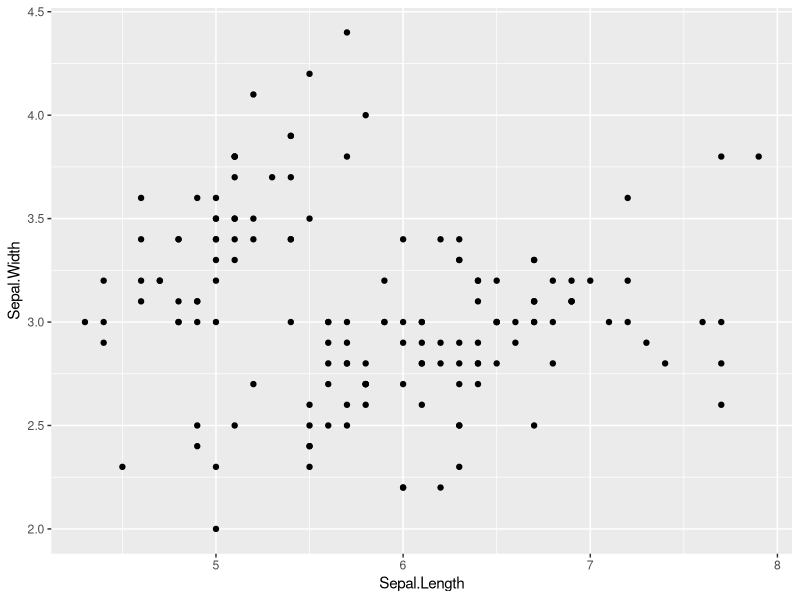
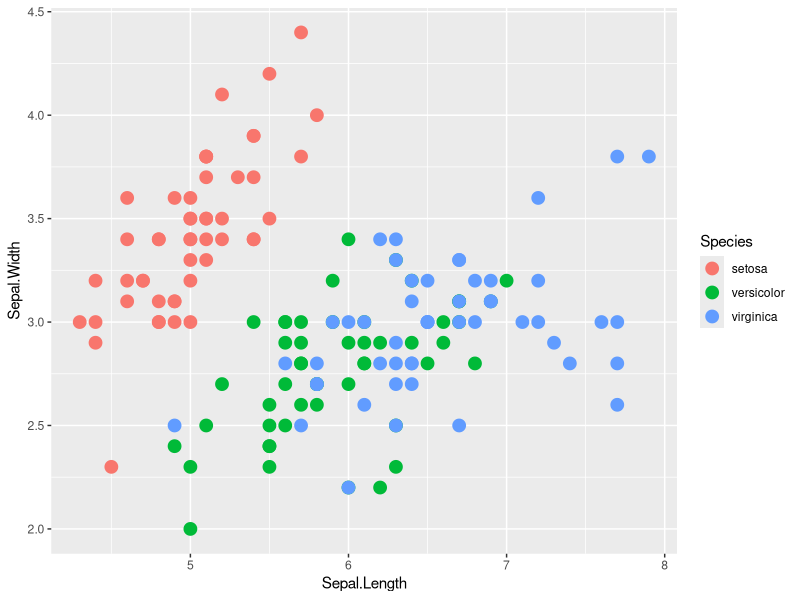
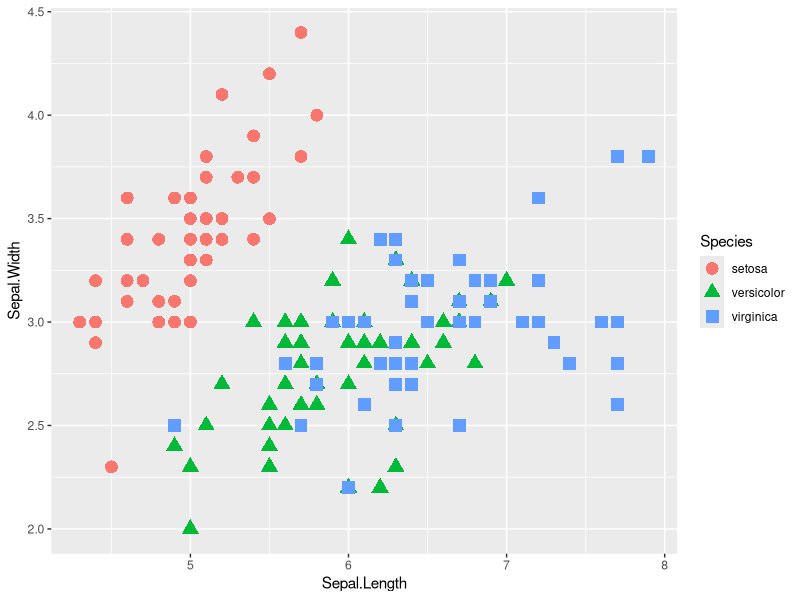
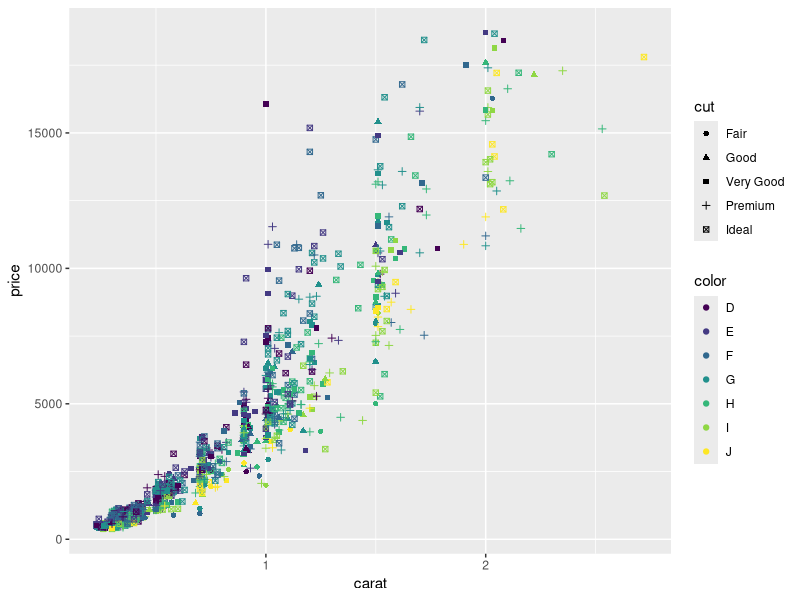
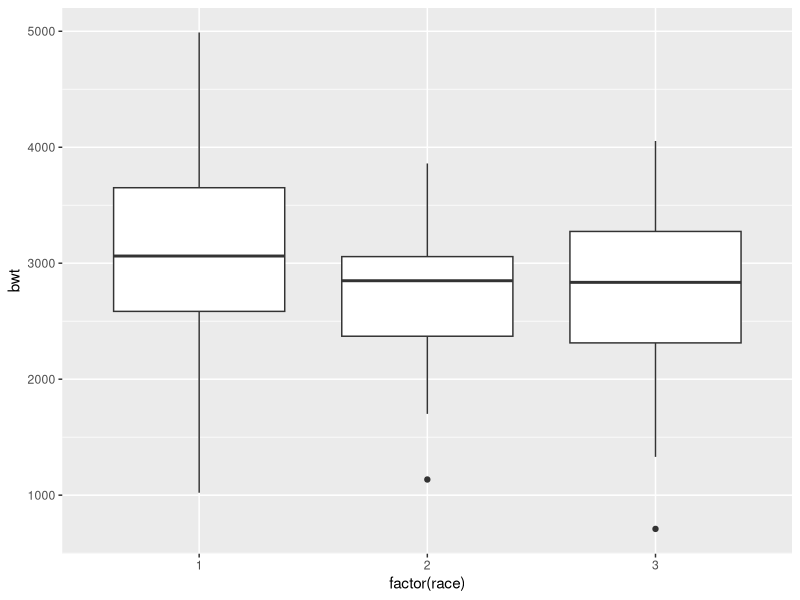

Source code (R) for these figures, in order:
#ggplot learning code
#Karan Nandwani karan@email.arizona.edu
#Feb 22, 2015

install.packages("ggplot2",dependencies = TRUE)
install.packages("plyr")
install.packages("ggthemes")
install.packages("reshape2")

head(iris) #iris is an inbuild default dataset
library("ggplot2") #not only do we need to install but load libraries
library("plyr")
library("ggthemes")
library("reshape2")
#ggplot needs a data vaiable
myplot <- ggplot(data=iris, aes(x= Sepal.Length, y = Sepal.Width)) + geom_point()
summary (myplot) #aes is aesthetics
myplot #since we stored the stuff in this variable, running this line will generate the plot
myiris <- iris #doing this brings iris into env tab on the right so that
#(cont.) we can see the data set in env tab

#always use gplot, never use qplot

#aes is mapping, the size below is setting
ggplot(data=iris, aes(x= Sepal.Length, y = Sepal.Width, color=Species)) + geom_point(size = 4)
#notice the color = species, that is intersting, check out the output


ggplot(data=iris, aes(x= Sepal.Length, y = Sepal.Width, color=Species)) + 
  geom_point(aes(shape=Species), size = 4)



dim(diamonds) #this is a new dataset and dim tell u rows and columns

#create a sub set of diamonds
d2 <- diamonds[sample(1:dim(diamonds)[1],1000),]
#create a plot from that subset
ggplot(data=d2, aes(x=carat, y=price, color=color, shape = cut)) + geom_point()

#Section 5 - talking about stats
#eg. binning for a histogram or fitting a linear model

#loading the default MASS lib
library(MASS)

#plot from birthwt, aes-factor forces race to act as a categorical var and not cont
ggplot(birthwt, aes(factor(race), bwt)) + geom_boxplot()

birthwt_plot <- ggplot(birthwt, aes(factor(race), bwt)) + geom_boxplot()
summary(birthwt_plot)

#Section 6 - facets
